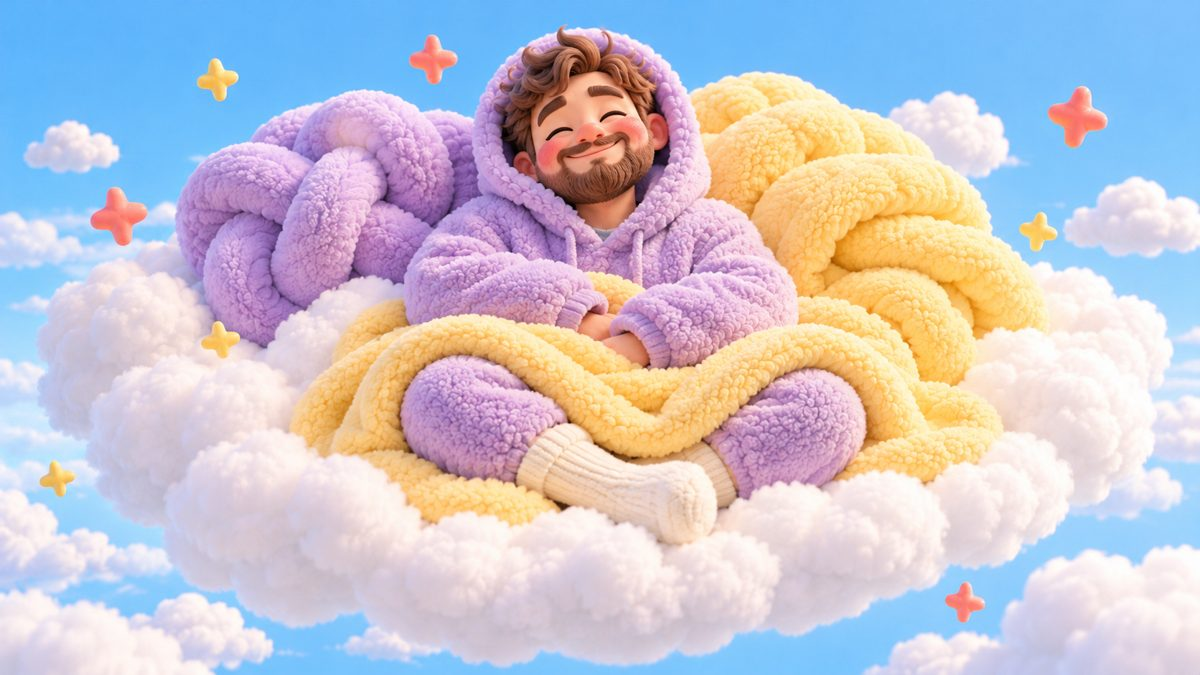
#> input picture wordpress/comfy-humans-cloud/assets/img/mascot.jpg, 1200 x 675 px, given in place of hero.webp, which was not available
$ python build.py
#> lines starting #> are read from the running program, lines starting #| are printed output that depends on the picture; pictures that were not available may be replaced by others from this repository, and a replacement may not be noted
#!/usr/bin/env python3
"""
Render the Facebook kit from posts.json.

    python3 build.py

Needs Pillow (pip install pillow). The three brand fonts are fetched once into
.fonts/ from the Google Fonts repository; they are the faces the website uses
(Newsreader, Inter, DM Mono), all under the SIL Open Font License.

Output
    media/<post-id>/01.jpg       1080x1350 feed images for photo posts
    media/share/<key>.jpg        1200x630 link-preview cards, one per page
    media/page/cover.jpg         1640x856 Page cover photo
    media/page/avatar.jpg        1080x1080 Page profile picture
    CAPTIONS.md                  every caption, link, alt text and Page field

Link posts carry no uploaded image: Facebook builds the preview from the
target page's Open Graph tags. The cards in media/share/ exist so the theme can
serve them as og:image, and so there is something to attach by hand if a
preview ever comes back bare.
"""

import json
import os
import sys
import urllib.request

try:
    from PIL import Image, ImageDraw, ImageFont
except ImportError:
    sys.exit("Pillow is required:  pip install pillow")

HERE = os.path.dirname(os.path.abspath(__file__))
REPO = os.path.dirname(HERE)
PHOTOS = os.path.join(REPO, "themes", "mcgrath-chrome", "assets", "img")
MEDIA = os.path.join(HERE, "media")
FONTDIR = os.path.join(HERE, ".fonts")

FEED_W, FEED_H = 1080, 1350     # portrait feed post
PHOTO_H = 810                   # photo band inside a feed photo_panel
SHARE_W, SHARE_H = 1200, 630    # Open Graph / link preview
COVER_W, COVER_H = 1640, 856    # Page cover photo
MARGIN = 76

# A Page cover is cropped differently on every surface. Desktop trims the
# height, mobile trims the width. Everything that must survive both stays
# inside this central box.
COVER_SAFE_W, COVER_SAFE_H = 1500, 600

FONT_URLS = {
    "Newsreader.ttf": "https://raw.githubusercontent.com/google/fonts/main/ofl/newsreader/Newsreader%5Bopsz,wght%5D.ttf",
    "Inter.ttf": "https://raw.githubusercontent.com/google/fonts/main/ofl/inter/Inter%5Bopsz,wght%5D.ttf",
    "DMMono-Regular.ttf": "https://raw.githubusercontent.com/google/fonts/main/ofl/dmmono/DMMono-Regular.ttf",
}


def ensure_fonts():
    os.makedirs(FONTDIR, exist_ok=True)
    for name, url in FONT_URLS.items():
        path = os.path.join(FONTDIR, name)
        if os.path.exists(path) and os.path.getsize(path) > 10000:
            continue
        print(f"  fetching {name}")
        try:
            with urllib.request.urlopen(url, timeout=60) as r, open(path, "wb") as f:
                f.write(r.read())
        except Exception as exc:
            sys.exit(f"could not fetch {name} ({exc}). Download it into {FONTDIR}/")


def serif(size, weight=460):
    f = ImageFont.truetype(os.path.join(FONTDIR, "Newsreader.ttf"), size)
    try:
        f.set_variation_by_axes([weight, min(72, max(6, size))])
    except Exception:
        pass
    return f


def sans(size, weight=400):
    f = ImageFont.truetype(os.path.join(FONTDIR, "Inter.ttf"), size)
    try:
        f.set_variation_by_axes([min(32, max(14, size)), weight])
    except Exception:
        pass
    return f


def mono(size):
    return ImageFont.truetype(os.path.join(FONTDIR, "DMMono-Regular.ttf"), size)


# --------------------------------------------------------------------------
# text
# --------------------------------------------------------------------------

def text_w(draw, s, font):
    return draw.textbbox((0, 0), s, font=font)[2]


def draw_tracked(draw, xy, s, font, fill, track):
    x, y = xy
    for ch in s:
        draw.text((x, y), ch, font=font, fill=fill)
        x += text_w(draw, ch, font) + track
    return x


def wrap_to_width(draw, s, font, max_w):
    words, lines, line = s.split(), [], ""
    for word in words:
        trial = f"{line} {word}".strip()
        if text_w(draw, trial, font) <= max_w or not line:
            line = trial
        else:
            lines.append(line)
            line = word
    if line:
        lines.append(line)
    return lines


def fit_headline(draw, s, max_w, max_h, hi, lo=30, lh=1.14):
    for size in range(hi, lo - 1, -2):
        font = serif(size)
        lines = wrap_to_width(draw, s, font, max_w)
        if len(lines) * size * lh <= max_h:
            return font, lines, size * lh
    font = serif(lo)
    return font, wrap_to_width(draw, s, font, max_w), lo * lh


def cover_crop(im, box_w, box_h):
    want, have = box_w / box_h, im.width / im.height
    if have > want:
        new_w = int(im.height * want)
        left = (im.width - new_w) // 2
        im = im.crop((left, 0, left + new_w, im.height))
    else:
        new_h = int(im.width / want)
        top = (im.height - new_h) // 2
        im = im.crop((0, top, im.width, top + new_h))
    return im.resize((box_w, box_h), Image.LANCZOS)


def palette(ground, colors):
    if ground == "navy":
        return {"bg": colors["navy"], "fg": colors["cream"], "accent": colors["blue_lt"],
                "rule": "#2A4868", "muted": "#9FB3C8"}
    return {"bg": colors["cream"], "fg": colors["ink"], "accent": colors["blue"],
            "rule": colors["line"], "muted": "#5A6B7E"}


# [4 lines left out: function scrim, not called in this run]


# --------------------------------------------------------------------------
# renderers
# --------------------------------------------------------------------------

def render_photo_panel(slide, colors, site):
    pal = palette(slide.get("panel", "cream"), colors)
    canvas = Image.new("RGB", (FEED_W, FEED_H), pal["bg"])
    photo = Image.open(os.path.join(PHOTOS, slide["photo"])).convert("RGB")
    canvas.paste(cover_crop(photo, FEED_W, PHOTO_H), (0, 0))
    d = ImageDraw.Draw(canvas)

    inner = FEED_W - MARGIN * 2
    y = PHOTO_H + 54
    if slide.get("eyebrow"):
        draw_tracked(d, (MARGIN, y), slide["eyebrow"].upper(), mono(23), pal["accent"], 3.4)
        y += 52

    font, lines, step = fit_headline(d, slide["headline"], inner, 540 - (y - PHOTO_H) - 92, 70)
    for line in lines:
        d.text((MARGIN, y), line, font=font, fill=pal["fg"])
        y += step

    foot_y = FEED_H - MARGIN - 26
    d.line([(MARGIN, foot_y - 26), (FEED_W - MARGIN, foot_y - 26)], fill=pal["rule"], width=2)
    draw_tracked(d, (MARGIN, foot_y), site, mono(21), pal["muted"], 2.2)
    return canvas


def render_card(slide, colors):
    pal = palette(slide.get("ground", "cream"), colors)
    canvas = Image.new("RGB", (FEED_W, FEED_H), pal["bg"])
    d = ImageDraw.Draw(canvas)
    inner = FEED_W - MARGIN * 2

    body = slide.get("body", "")
    bf = sans(31)
    body_lines = wrap_to_width(d, body, bf, inner) if body else []
    body_h = len(body_lines) * 46 + (34 if body_lines else 0)
    eyebrow_h = 56 if slide.get("eyebrow") else 0

    top, bottom = MARGIN + 18, FEED_H - MARGIN - 78
    font, lines, step = fit_headline(d, slide["headline"], inner,
                                     (bottom - top) - eyebrow_h - body_h,
                                     84 if body_lines else 104)
    block_h = eyebrow_h + len(lines) * step + body_h
    y = top + max(0, (bottom - top - block_h) // 2) - 24

    if slide.get("eyebrow"):
        draw_tracked(d, (MARGIN, y + 6), slide["eyebrow"].upper(), mono(23), pal["accent"], 3.4)
        y += eyebrow_h
    for line in lines:
        d.text((MARGIN, y), line, font=font, fill=pal["fg"])
        y += step
    if body_lines:
        y += 34
        for line in body_lines:
            d.text((MARGIN, y), line, font=bf, fill=pal["muted"])
            y += 46

    foot_y = FEED_H - MARGIN - 26
    d.line([(MARGIN, foot_y - 26), (FEED_W - MARGIN, foot_y - 26)], fill=pal["rule"], width=2)
    if slide.get("footer"):
        draw_tracked(d, (MARGIN, foot_y), slide["footer"], mono(21), pal["muted"], 2.2)
    return canvas


# [197 lines left out: functions render_share, render_cover, render_avatar, hashtag_line, write_captions, not called in this run]


# --------------------------------------------------------------------------

def main():
    with open(os.path.join(HERE, "posts.json")) as f:
#> (reads facebook-kit/posts.json from the repository)
        spec = json.load(f)
    colors, site = spec["brand"]["colors"], spec["brand"]["site"]

    print("fonts")
    ensure_fonts()
#> (the call stopped at in ensure_fonts, `with urllib.request.urlopen(url, timeout=60) as r, open(path, "wb") as..`: the network is not available in this run)

    print("media")
    count = 0
    for p in spec["posts"]:
        if p["format"] == "link":
            if p["link"] not in spec["urls"]:
                sys.exit(f"{p['id']}: unknown link key {p['link']!r}")
            print(f"  {p['id']:<18} link post, no image")
            continue
        if len(p["alt_text"]) != len(p["slides"]):
            sys.exit(f"{p['id']}: {len(p['slides'])} slides but {len(p['alt_text'])} alt texts")
        folder = os.path.join(MEDIA, p["id"])
        os.makedirs(folder, exist_ok=True)
        for i, slide in enumerate(p["slides"], start=1):
            if slide["kind"] == "photo_panel":
                img = render_photo_panel(slide, colors, site)
#> in render_photo_panel, `canvas = Image.new("RGB", (FEED_W, FEED_H), pal["bg"])`:
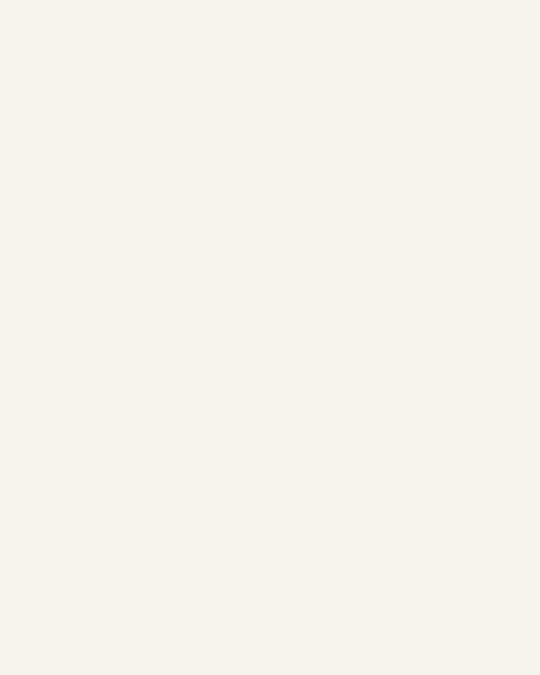
#> canvas: PIL image 1080x1350 RGB (shown at 1/2 size); mean R, G, B 247, 244, 236
#> in render_photo_panel, photo is the input picture: PIL image 1200x675 RGB; mean R, G, B 198.4, 196.2, 208.7
#> in cover_crop, `im = im.crop((left, 0, left + new_w, im.height))`:
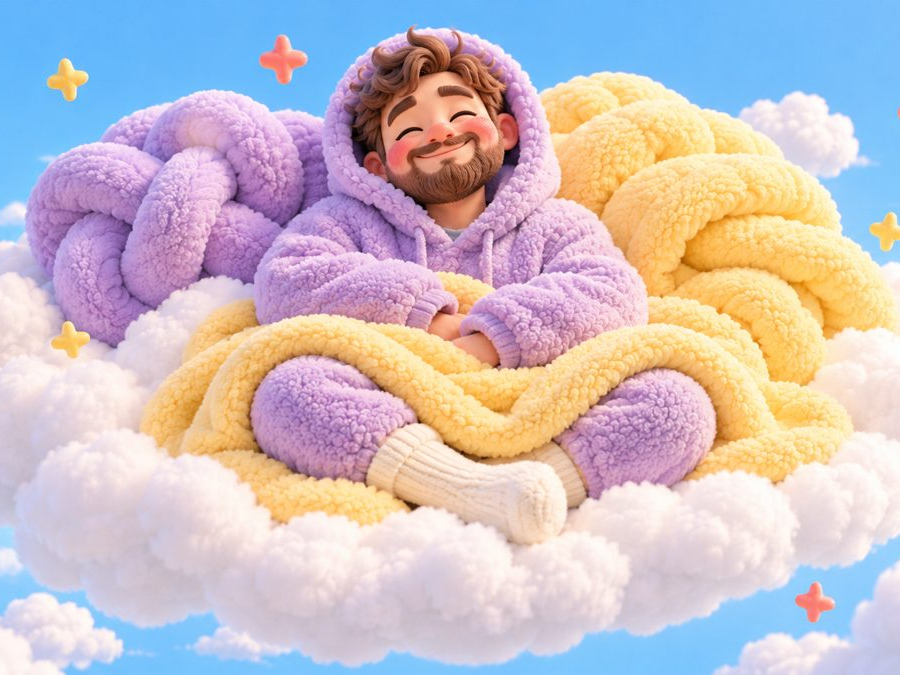
#> im: PIL image 900x675 RGB; mean R, G, B 201.8, 190.8, 198.1
#> in render_photo_panel, `canvas.paste(cover_crop(photo, FEED_W, PHOTO_H), (0, 0))`:
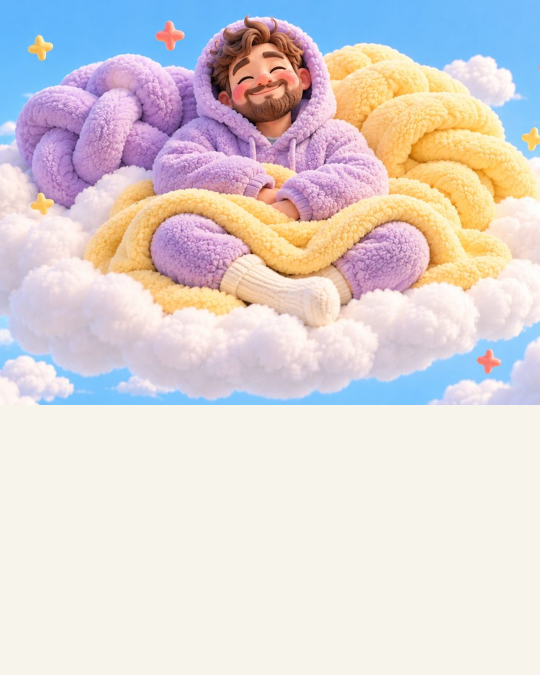
#> canvas: PIL image 1080x1350 RGB (shown at 1/2 size); mean R, G, B 219.9, 212.1, 213.2
#> in render_photo_panel, `font, lines, step = fit_headline(d, slide["headline"], inner, 540 - (y..`: lines = ['Getting found when a', 'buyer searches, and when', 'they ask an AI instead.']; step = 79.8
#> the loop in render_photo_panel, `for line in lines:` made 3 passes
#> (line, y) on passes 1 to 3: ('Getting found when a', 995.8), ('buyer searches, and when', 1075.6), ('they ask an AI instead.', 1155.4)
#> after the loop in render_photo_panel, `for line in lines:`: y = 1155.4
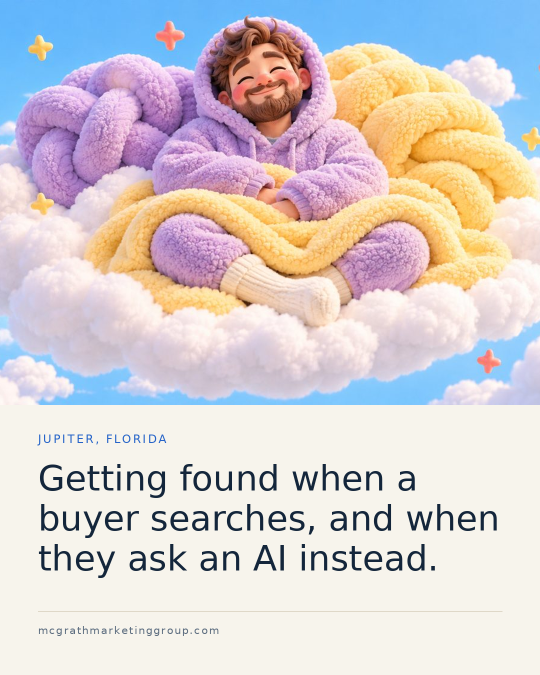
#> img: PIL image 1080x1350 RGB (shown at 1/2 size); mean R, G, B 214.4, 207.1, 209
            elif slide["kind"] == "card":
                img = render_card(slide, colors)
            else:
                sys.exit(f"{p['id']}: unknown slide kind {slide['kind']!r}")
            img.save(os.path.join(folder, f"{i:02d}.jpg"), quality=92, optimize=True)
            count += 1
        print(f"  {p['id']:<18} photo post")

    share_dir = os.path.join(MEDIA, "share")
    os.makedirs(share_dir, exist_ok=True)
    for c in spec["share_cards"]:
        render_share(c, colors, site).save(
            os.path.join(share_dir, f"{c['key']}.jpg"), quality=88, optimize=True)
        count += 1
    print(f"  share              {len(spec['share_cards'])} link-preview cards")

    page_dir = os.path.join(MEDIA, "page")
    os.makedirs(page_dir, exist_ok=True)
    render_cover(spec["cover"], colors, site).save(
        os.path.join(page_dir, "cover.jpg"), quality=90, optimize=True)
    render_avatar(colors).save(os.path.join(page_dir, "avatar.jpg"), quality=94)
    count += 2
    print("  page               cover + avatar")

    print("captions")
    write_captions(spec)

    links = sum(1 for p in spec["posts"] if p["format"] == "link")
    print(f"\n{count} images, {len(spec['posts'])} posts ({links} link, "
          f"{len(spec['posts']) - links} photo). CAPTIONS.md written.")


if __name__ == "__main__":
#> (the run stopped early here; a loop or call above may not have finished)
